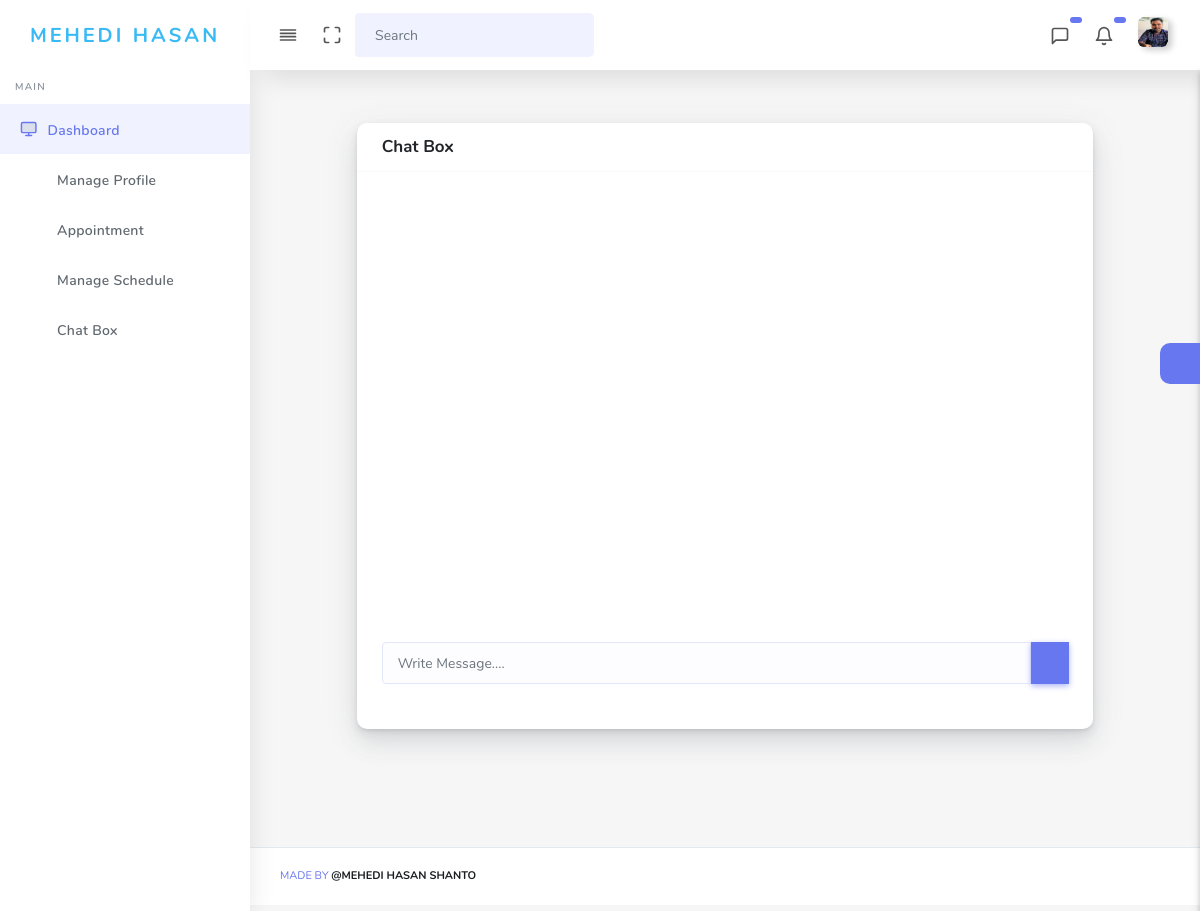
The app's page /doctor/chat_box_doctor.php (signed in) with its own data.
### tables this page shows
CREATE TABLE `doctors` (
  `doctor_id` int(11) NOT NULL,
  `first_name` varchar(255) NOT NULL,
  `last_name` varchar(255) NOT NULL,
  `email` varchar(255) NOT NULL,
  `phone` varchar(255) NOT NULL,
  `degree` varchar(255) NOT NULL,
  `gender` varchar(255) NOT NULL,
  `address` varchar(255) NOT NULL,
  `password` varchar(255) NOT NULL,
  `image` varchar(255) NOT NULL,
  `status` int(11) NOT NULL,
  `join_date` date NOT NULL,
  `charge` float NOT NULL,
  `schedule` varchar(255) NOT NULL,
  `category` varchar(100) NOT NULL
);

### doctor/chat_box_doctor.php (the view, shortened to what this page needs)
<?php include 'includes/header.php';?>
<body>
<div id="app">
    <div class="main-wrapper main-wrapper-1">
        <div class="navbar-bg"></div>
        <?php include 'includes/nav.php';?>
        <?php include 'includes/side.php';?>
        <div class="main-content">
            <section class="section">
                <div class="row">
                    <div class="col-md-10 mx-auto mb-5">
                        <div class="card">
                            <div class="card-header">
                                <h4>Chat Box</h4>
                            </div>
                            <div class="card-body">
                               <div class="card-body"  style="margin: 5px; padding: 5px; height: 400px; overflow: auto;">
                                    </div>
                            </div>
                            <div class="card-footer">
                                <form action="" method="post" enctype="multipart/form-data">
                                    <div  class="form-group input-group">
                                        <input type="text" name="message" placeholder="Write Message...." class="form-control">
                                        <div class="input-group-prepend">
                                            <button type="submit" name="btn" class="btn btn-primary"><i class="fas fa-chevron-circle-right"></i></button>
                                        </div>
                                    </div>
                                </form>
                            </div>
                        </div>
                    </div>
                </div>
            </section>
            <?php include 'includes/setting.php';?>
        </div>
        <?php include "includes/footer.php";?>
    </div>
</div>
<?php include "includes/script.php";?>

### doctor/includes/nav.php (shortened to what this page needs)
<nav class="navbar navbar-expand-lg main-navbar sticky">
    <div class="form-inline mr-auto">
        <ul class="navbar-nav mr-3">
            <li><a href="#" data-toggle="sidebar" class="nav-link nav-link-lg
									collapse-btn"> <i data-feather="align-justify"></i></a></li>
            <li><a href="#" class="nav-link nav-link-lg fullscreen-btn">
                    <i data-feather="maximize"></i>
                </a></li>
            <li>
                <form class="form-inline mr-auto">
                    <div class="search-element">
                        <input class="form-control" type="search" placeholder="Search" aria-label="Search" data-width="200">
                        <button class="btn" type="submit">
                            <i class="fas fa-search"></i>
                        </button>
                    </div>
                </form>
            </li>
        </ul>
    </div>
    <ul class="navbar-nav navbar-right">
        <li class="dropdown dropdown-list-toggle">
            <a href="#" data-toggle="dropdown" class="nav-link nav-link-lg message-toggle"><i data-feather="message-square"></i>
                <span class="badge headerBadge1">
                 </span>
            </a>
        </li>
        <li class="dropdown dropdown-list-toggle">
            <a href="#" data-toggle="dropdown" class="nav-link nav-link-lg message-toggle"><i data-feather="bell"></i>
                <span class="badge headerBadge1">
                 </span>
            </a>
        </li>
        <li class="dropdown"><a href="#" data-toggle="dropdown"
                                class="nav-link dropdown-toggle nav-link-lg nav-link-user"> <img alt="image" src="../images/<?php echo $userdata['image'];?>" class="user-img-radious-style"> <span class="d-sm-none d-lg-inline-block"></span></a>
        </li>
    </ul>
</nav>

### doctor/includes/side.php (shortened to what this page needs)
<div class="main-sidebar sidebar-style-2">
    <aside id="sidebar-wrapper">
        <div class="sidebar-brand">
            <a href="doctor_dashboard.php"><span class="logo-name text-info"><?php echo $userdata['first_name'] . ' ' .$userdata['last_name'];?></span></a>
        </div>
        <ul class="sidebar-menu">
            <li class="menu-header">Main</li>
            <li class="dropdown active">
                <a href="doctor_dashboard.php" class="nav-link"><i data-feather="monitor"></i><span>Dashboard</span></a>
            </li>
            <li class="dropdown">
                <a href="#" class="menu-toggle nav-link has-dropdown"><i class="fas fa-user-tie"></i><span>Manage Profile</span></a>
            </li>
            <li class="dropdown">
                <a href="#" class="menu-toggle nav-link has-dropdown"><i class="fas fa-file-medical"></i><span>Appointment</span></a>
            </li>
            <li class="dropdown">
                <a href="#" class="menu-toggle nav-link has-dropdown"><i class="fas fa-clock"></i><span>Manage Schedule</span></a>
            </li>
            <li class="dropdown">
                <a href="#" class="menu-toggle nav-link has-dropdown"><i class="fas fa-comment"></i><span>Chat Box</span></a>
            </li>
        </ul>
    </aside>
</div>

### records on screen
doctors: image (picture), first_name "MEHEDI", last_name "HASAN"
